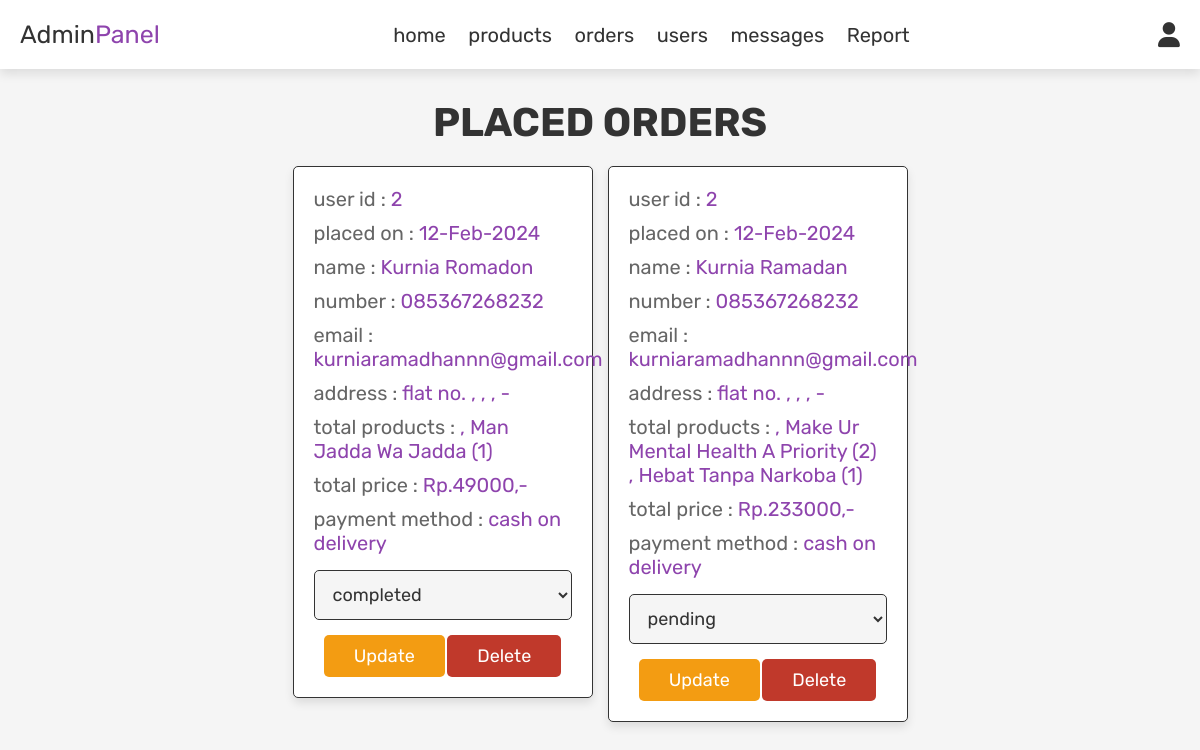
Page /admin_orders.php (signed in) on the committed database.
### tables this page shows
CREATE TABLE `orders` (
  `id` int(100) NOT NULL,
  `user_id` int(100) NOT NULL,
  `name` varchar(100) NOT NULL,
  `number` varchar(12) NOT NULL,
  `email` varchar(100) NOT NULL,
  `method` varchar(50) NOT NULL,
  `address` varchar(500) NOT NULL,
  `total_products` varchar(1000) NOT NULL,
  `total_price` int(100) NOT NULL,
  `placed_on` varchar(50) NOT NULL,
  `payment_status` varchar(20) NOT NULL DEFAULT 'pending'
);

### admin_orders.php (the view, shortened to what this page needs)
<?php
include 'config.php';
?>
<!DOCTYPE html>
<html lang="en">
<head>
   <link rel="stylesheet" href="https://cdnjs.cloudflare.com/ajax/libs/font-awesome/6.0.0/css/all.min.css">
   <link rel="stylesheet" href="css/admin_style.css">
</head>
<body>
<?php include 'admin_header.php'; ?>
<section class="orders">
   <h1 class="title">placed orders</h1>
   <div class="box-container">
      <?php
      $select_orders = mysqli_query($conn, "SELECT * FROM `orders`") or die('query failed');
      if(mysqli_num_rows($select_orders) > 0){
         while($fetch_orders = mysqli_fetch_assoc($select_orders)){
      ?>
      <div class="box">
         <p> user id : <span><?php echo $fetch_orders['user_id']; ?></span> </p>
         <p> placed on : <span><?php echo $fetch_orders['placed_on']; ?></span> </p>
         <p> name : <span><?php echo $fetch_orders['name']; ?></span> </p>
         <p> number : <span><?php echo $fetch_orders['number']; ?></span> </p>
         <p> email : <span><?php echo $fetch_orders['email']; ?></span> </p>
         <p> address : <span><?php echo $fetch_orders['address']; ?></span> </p>
         <p> total products : <span><?php echo $fetch_orders['total_products']; ?></span> </p>
         <p> total price : <span>Rp.<?php echo $fetch_orders['total_price']; ?>,-</span> </p>
         <p> payment method : <span><?php echo $fetch_orders['method']; ?></span> </p>
         <form action="" method="post">
            <select name="update_payment">
               <option value="" selected disabled><?php echo $fetch_orders['payment_status']; ?></option>
            </select>
            <input type="submit" value="update" name="update_order" class="option-btn">
            <a href="admin_orders.php?delete=<?php echo $fetch_orders['id']; ?>" onclick="return confirm('delete this order?');" class="delete-btn">delete</a>
         </form>
      </div>
      <?php
         }
      }else{
         echo '<p class="empty">belum ada pesanan baru</p>';
      }
      ?>
   </div>
</section>
</body>
</html>

### css/admin_style.css (style rules this page uses)
:root { --purple:#8e44ad; --red:#c0392b; --orange:#f39c12; --black:#333; --white:#fff; --light-color:#666; --light-white:#ccc; --light-bg:#f5f5f5; --border:.1rem solid var(--black); --box-shadow:0 .5rem 1rem rgba(0,0,0,.1); }
* { font-family: 'Rubik', sans-serif; margin:0; padding:0; box-sizing: border-box; outline: none; border:none; text-decoration: none; transition:all .2s linear; }
html { font-size: 62.5%; overflow-x: hidden; }
body { background-color: var(--light-bg); }
section { padding:3rem 2rem; }
.title { text-align: center; margin-bottom: 2rem; text-transform: uppercase; color:var(--black); font-size: 4rem; }
.btn, .option-btn, .delete-btn, .white-btn { display: inline-block; margin-top: 1rem; padding:1rem 3rem; cursor: pointer; color:var(--white); font-size: 1.8rem; border-radius: .5rem; text-transform: capitalize; }
.option-btn { background-color: var(--orange); }
.delete-btn { background-color: var(--red); }
.orders .box-container { display: grid; grid-template-columns: repeat(auto-fit, 30rem); justify-content: center; gap:1.5rem; max-width: 1200px; margin:0 auto; align-items: flex-start; }
.orders .box-container .box { background-color: var(--white); padding:2rem; border:var(--border); box-shadow: var(--box-shadow); border-radius: .5rem; }
.orders .box-container .box p { padding-bottom: 1rem; font-size: 2rem; color:var(--light-color); }
.orders .box-container .box p span { color:var(--purple); }
.orders .box-container .box form { text-align: center; }
.orders .box-container .box form select { border-radius: .5rem; margin:.5rem 0; width: 100%; background-color: var(--light-bg); border:var(--border); padding:1.2rem 1.4rem; font-size: 1.8rem; color:var(--black); }

### rows in the picture
orders: user "2", placed_on "12-Feb-2024", name "Kurnia Romadon", number "085367268232", email "kurniaramadhannn@gmail.com", address "flat no. , , , -", total_products ", Man Jadda Wa Jadda (1)", total_price "49000", method "cash on delivery", update_payment "completed"
orders: user "2", placed_on "12-Feb-2024", name "Kurnia Ramadan", number "085367268232", email "kurniaramadhannn@gmail.com", address "flat no. , , , -", total_products ", Make Ur Mental Health A Priority (2) , Hebat Tanpa Narkoba (1)", total_price "233000", method "cash on delivery", update_payment "pending"
